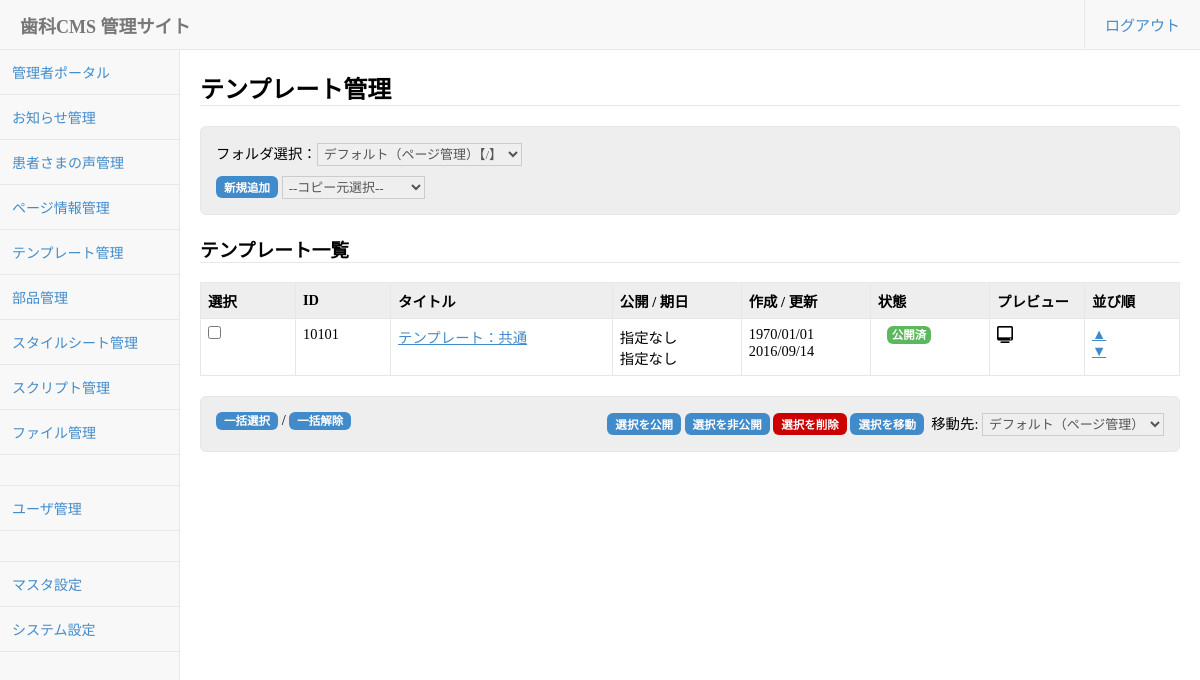
/webadmin/template_manager.php (signed in), run on the app's committed database.
### tables this page shows
CREATE TABLE `content` (
  `content_id` bigint(20) NOT NULL,
  `created` bigint(20) DEFAULT NULL,
  `updated` bigint(20) DEFAULT NULL,
  `published` bigint(20) DEFAULT NULL,
  `unpublished` bigint(20) DEFAULT NULL,
  `schedule_publish` bigint(20) DEFAULT NULL,
  `schedule_unpublish` bigint(20) DEFAULT NULL,
  `created_by` bigint(20) DEFAULT NULL,
  `updated_by` bigint(20) DEFAULT NULL,
  `published_by` bigint(20) DEFAULT NULL,
  `unpublished_by` bigint(20) DEFAULT NULL,
  `sheduled_by` bigint(20) DEFAULT NULL,
  `revision` int(11) DEFAULT NULL,
  `folder_id` bigint(20) DEFAULT NULL,
  `contentclass` varchar(20) DEFAULT NULL,
  `elementtype_id` bigint(20) DEFAULT NULL,
  `contenttype_id` bigint(20) DEFAULT NULL,
  `title` varchar(511) DEFAULT NULL,
  `url` varchar(255) DEFAULT NULL,
  `content` longtext,
  `comment` text,
  `keywords` text,
  `description` text,
  `author` text,
  `template_id` bigint(20) DEFAULT NULL,
  `media` varchar(255) DEFAULT NULL,
  `editmode` tinyint(1) NOT NULL DEFAULT '0',
  `doctype` varchar(255) DEFAULT NULL,
  `html_attr` text,
  `head_attr` text,
  `head_code` text,
  `body_attr` text,
  `title_prefix` varchar(255) NOT NULL,
  `title_suffix` varchar(255) NOT NULL,
  `stylesheet_index` text NOT NULL,
  `script_index` text NOT NULL,
  `addinfo_index` text NOT NULL,
  `element_index` text NOT NULL,
  `checkout_user_id` bigint(20) DEFAULT NULL,
  `sort_no` bigint(20) NOT NULL DEFAULT '0',
  `workflowstate_id` bigint(20) DEFAULT NULL,
  `static_mode` tinyint(1) NOT NULL DEFAULT '0',
  `php_mode` tinyint(1) NOT NULL DEFAULT '0',
  `schedule_type` tinyint(4) NOT NULL DEFAULT '0',
  `schedule_time` bigint(20) DEFAULT NULL,
  `archive_type` tinyint(4) NOT NULL DEFAULT '0',
  `archive_time` bigint(20) DEFAULT NULL,
  `device` varchar(255) NOT NULL,
  `device_index` varchar(255) NOT NULL,
  `active_flg` tinyint(1) NOT NULL DEFAULT '0'
);

### webadmin/Config/DynamicConfig.php (called while the page is built, shortened)
<?php
class DynamicConfig
{
	static function get($configname){
		if(defined("Config::".$configname)){
			return constant("Config::".$configname);
		}elseif(defined("ConfigCache::".$configname)){
			return constant("ConfigCache::".$configname);
		}else{
			$configname = strtolower($configname);
			$db = new DB();
			$sql = "SELECT value FROM config WHERE configname = ?";
			$result = $db->query($sql,array($configname),DB::FETCH);
			return $result["value"];
		}
	}
}

### webadmin/Framework/DataAccessBase.php (called while the page is built, shortened)
<?php
abstract class DataAccessBase
{
	var $tablename;
	var $db;
	protected function  __construct()
	{
		global $db_connection;
		$this->db = $db_connection;
	}
	protected function setTableName($tablename)
	{
		$this->tablename = $tablename;
	}
	public function getListByParameters($key_value = array(),$order = "",$start = 0,$num = 0)
	{
		global $debug_mode;
		try{
			$sql = "SELECT * FROM `".$this->tablename."`";
			$where_set = self::make_where($key_value);
			$sql .= $where_set['sql'];
			$param = $where_set['param'];
			$sql .= self::make_order($order);
			$stmt = $this->db->prepare($sql);
			$stmt->execute($param);
			$result = $stmt->fetchAll(PDO::FETCH_ASSOC);
			return $result;
		}catch(PDOException $e){
			$real_sql = $this->makeRealSql($sql, $param);
			Logger::error("SQLエラー テーブル：".$this->tablename."のSELECTに失敗しました。".$real_sql);
			if($debug_mode){
				throw new Exception($e->getMessage().$real_sql);
			}else{
				throw new Exception($e->getMessage());
			}
			return null;
		}
	}
	protected static function make_where($key_value){
		$counter = 0;
		$param_arr = array();
		$sql = "";
		if($key_value != null || $key_value != ""){
			foreach($key_value as $key => $value){
				if($counter != 0){
					$sql .= " AND ";
				}else{
					$sql .= " WHERE ";
				}
				if(is_numeric($key)){
					$where_key = $value[0];
					$where_value = $value[1];
					$where_like = isset($value[2]) ? $value[2] : "=";
					if(!is_array($value[1])){
						if($where_value === null){
							if($where_like == "="){
								$sql .= "`".$where_key."` IS NULL";
							}else{
								$sql .= "`".$where_key."` ".$where_like." ?";
								array_push($param_arr,$where_value);
							}
						}else{
							$sql .= "`".$where_key."` ".$where_like." ?";
							array_push($param_arr,$where_value);
						}
					}else{
						$sql .= "`".$where_key."` IN (";
						for($i=0;$i<count($value[1]);$i++){
							if($i != 0){ $sql .= ","; }
							$sql .= "?";
							array_push($param_arr,$value[1][$i]);
						}
						$sql .= ")";
					}
				}else{
					if(!is_array($value)){
						if($value === null){
							$sql .= "`".$key."` IS NULL";
						}else{
							$sql .= "`".$key."` = ?";
							array_push($param_arr,$value);
						}
					}
				}
				$counter++;
			}
		}
		$return['sql'] = $sql;
		$return['param'] = $param_arr;
		return $return;
	}
	protected static function make_order($order,$sort = "ASC"){
		$sql = "";
		if($order != "" && $order != null){
			if(is_array($order)){
				$sql .= " ORDER BY ";
				$order_counter = 0;
				foreach($order as $order_key => $order_value){
					$sql .= "`".$order_key."` ".$order_value." ";
				}
			}else{
				$sql .= " ORDER BY `".$order."` ".$sort;
			}
			return $sql;
		}
		return $sql;
	}
	public function query($sql,$param = array(),$fetch_option = 2){
		global $debug_mode;
		$result = false;
		try{
			$stmt = $this->db->prepare($sql);
			if($param == array()){
				$stmt->execute();
			}else{
				$stmt->execute($param);
			}
			if($fetch_option == DataAccessBase::FETCH_ALL){
				$result = $stmt->fetchAll(PDO::FETCH_ASSOC);
			}else if($fetch_option == DataAccessBase::FETCH) {
				$result = $stmt->fetch(PDO::FETCH_ASSOC);
			}else{
				$result = false;
			}
		}catch(PDOException $e){
			$real_sql = $this->makeRealSql($sql, $param);
			Logger::error("SQLエラー テーブル：".$this->tablename."へのクエリに失敗しました。".$real_sql);
			if($debug_mode){
				throw new Exception($e->getMessage().$real_sql);
			}else{
				throw new Exception($e->getMessage());
			}
			return false;
		}
		return $result;
	}
	private static function makeRealSql($sql,$param){
		$sql = str_replace("?","'%s'",$sql);
		$sql = vsprintf($sql,$param);
		return $sql;
	}
	private function setQueryLog($type,$sql,$param){
		$query_log = array("type" => $type,"sql" => $sql,"param" => $param,"check_sql" => self::makeRealSql($sql, $param));
	}
}
?>

### webadmin/ApplicationCommon/Session.php (called while the page is built, shortened)
<?php
class Session extends SessionBase
{
	static function get(){
		if(!isset(self::$instance)){
			self::$instance = new Session();
		}else{
		}
		return self::$instance;
	}
	protected function setConfig(){
		$this->session_cookie_lifetime = Config::SESSION_COOKIE_LIFETIME;
		$this->session_access_identcode_name = Config::SESSION_ACCESS_IDENTCODE;
	}
}

### webadmin/DataAccess/Content.php (called while the page is built, shortened)
<?php
require_once(dirname(__FILE__).'/../Framework/DataAccessBase.php');
class Content extends DataAccessBase
{
	function getContentManagementListByParameters($parameters){
		$sql = "SELECT cont.*,count(sche.content_schedule_id) as sche_cnt,pub.content_id as content_public_id,pub.updated as content_public_updated,domain.domain,domain.base_dir_path,workflow.workflowstate_name FROM content cont ";
		$sql.= "LEFT JOIN content_public pub ";
		$sql.= 		"ON  cont.content_id = pub.content_id ";
		$sql.= "LEFT JOIN content_schedule sche ";
		$sql.= 		"ON  cont.content_id = sche.content_id ";
		$sql.= "INNER JOIN folder ";
		$sql.= 		"ON  cont.folder_id = folder.folder_id ";
		$sql.= "INNER JOIN domain ";
		$sql.= 		"ON  folder.domain_id = domain.domain_id ";
		$sql.= "LEFT JOIN workflowstate workflow ON cont.workflowstate_id = workflow.workflowstate_id ";
		$sql.= 		"AND workflow.active_flg = '1' ";
		$sql.= "WHERE cont.contentclass = ? " ;
		$params[] = $parameters["contentclass"];
		if(isset($parameters["folder_id"])){
			$sql.= "AND cont.folder_id = ? " ;
			$params[] = $parameters["folder_id"];
		}
		$sql.= "GROUP BY cont.content_id ";
		$sql.= "ORDER BY cont.sort_no ASC " ;
		$result = $this->query($sql,$params);
		return $result;
	}
}

### webadmin/ApplicationCommon/Util.php (called while the page is built, shortened)
<?php
class Util extends UtilBase
{
	static function IsNullOrEmpty($param)
	{
		if($param == null || $param == "" || $param == array())
		{
			return true;
		}
		return false;
	}
}
?>

### webadmin/template_manager.php (the view, shortened to what this page needs)
<?php
require_once(dirname(__FILE__).'/CMSCommon/include.php');
require_once(dirname(__FILE__).'/DataAccess/Content.php');
$self = basename(__FILE__);
$session = Session::get();
$session->loginCheckAndRedirect("login.php",array("admin_flg" => 1));
$ope_auth_publish = $session->user["ope_auth_template_publish"];
$ope_auth_edit = $session->user["ope_auth_template_edit"];
$ope_auth_delete = $session->user["ope_auth_template_delete"];
$Content = new Content(Content::TABLE_MANAGEMENT);
$folder_id = isset($_REQUEST["folder_id"]) ? $_REQUEST["folder_id"] : 1;
$where = array();
$where["contentclass"] = "template";
$where["folder_id"] = $folder_id;
$contentList = $Content->getContentManagementListByParameters($where);
?>
<div class="search">
<?php if(Config::get("folder_use_flg") == "on"): ?>
	<?php
	$Folder = new Folder();
	$where = array();
	$where["active_flg"] = 1;
	$where["list_display_flg"] = 1;
	$order = array();
	$order["sort_no"] = "asc";
	$folderList = $Folder->getListByParameters($where,$order);
	?>
	<form id="folder_values" action="">
	フォルダ選択：<select name="folder_id" onchange="changeFolder();" style="padding:2px;">
	<?php
	$code_display = Config::get("folder_code_display_flg");
	for($i=0;$i<count($folderList);$i++){
		if($folderList[$i]["folder_id"] == $folder_id){ $selected = "selected"; }else{ $selected = ""; }
		if($code_display == "on" && $folderList[$i]["folder_code"] != ""){ $code = "【".$folderList[$i]["folder_code"]."】"; }else{ $code = ""; }
		echo '<option value="'.$folderList[$i]["folder_id"].'" '.$selected.'>'.$folderList[$i]["folder_name"].$code."</option>";
	}
	?>
	</select>
	</form>
<?php endif; ?>
<?php if($session->user["admintype"] == SPConst::ADMINTYPE_SUPERVISOR || $session->user["ope_auth_template_add"]): ?>
	<form action = "" id="control_values" style="margin-top: 10px;">
	<input type="button" class="btn btn_small" value="新規追加" id="action_new" />
	<?php if(Config::get("content_new_mode") != "" && Config::get("content_new_mode") != "normal"): ?>
		<select name="copy_content_id" style="padding:2px;">
		<?php if(Config::get("content_new_mode") == "multi"): ?>
			<option value="">--コピー元選択--</option>
		<?php endif; ?>
		</select>
	<?php endif; ?>
	</form>
<?php endif; ?>
</div>
<h3>テンプレート一覧</h3>
<form action = "" id="content_values" style="margin-top: 10px;">
<table class="list">
<tr>
    <th class="w80">選択</th>
	<th class="w80">ID</th>
	<th>タイトル</th>
	<th>公開 / 期日</th>
	<th>作成 / 更新</th>
	<th>状態</th>
	<th class="w80">プレビュー</th>
	<th class="w80">並び順</th>
</tr>
<?php
for($i=0;$i < count($contentList);$i++){
	echo '<tr>'."\n";
	echo '<td><input type="checkbox" name="content_id[]" class="list_checkbox" value="'.$contentList[$i]["content_id"].'" ></td>'."\n";
	echo '<td>'.$contentList[$i]["content_id"].'</td>'."\n";
	echo '<td><a href="content_edit.php?contentclass='.$contentList[$i]["contentclass"].'&mode=edit&content_id='.$contentList[$i]["content_id"].'&folder_id=1&close_url='.$self.'">'.htmlspecialchars($contentList[$i]["title"]).'</a><br>'."\n";
	echo '</td>'."\n";
	if(Util::IsNullOrEmpty($contentList[$i]["schedule_publish"])){
		echo '<td>指定なし<br>'."\n";
	}else{
		echo '<td>'.date("Y/m/d",$contentList[$i]["schedule_publish"]).'<br>'."\n";
	}
	if(Util::IsNullOrEmpty($contentList[$i]["schedule_unpublish"])){
		echo '指定なし</td>'."\n";
	}else{
		echo date("Y/m/d",$contentList[$i]["schedule_unpublish"]).'</td>'."\n";
	}
	echo '<td>'.date("Y/m/d",$contentList[$i]["created"]).'<br>'."\n";
	echo date("Y/m/d",$contentList[$i]["updated"]).'</td>'."\n";
	echo '<td>'.ContentCommon::getContentStatusHTML($contentList[$i])."</td>\n";
	echo '<td>';
	echo '<a href="http://'.$contentList[$i]["domain"].'/'.$contentList[$i]["base_dir_path"].$contentList[$i]["url"].'" target="_blank"><img src="img/screen_icon.png"></a>';
	echo '</td>';
	echo '<td>';
	echo '<a href="'.$self.'?content_id='.$contentList[$i]["content_id"].'&action=sort&sort=up">▲</a>';
	echo '<br>';
	echo '<a href="'.$self.'?content_id='.$contentList[$i]["content_id"].'&action=sort&sort=down">▼</a>';
	echo '</td>';
	echo '</tr>'."\n";
}
?>
</table>
<div class="search">
<div class="content_left">
<a class="btn btn_small" href="#" onclick="list_check_all('list_checkbox'); return false;">一括選択</a> / <a class="btn btn_small" href="#" onclick="list_clear_all('list_checkbox'); return false;">一括解除</a>
</div>
<div class="content_right">
<?php if(!$ope_auth_publish){ $disabled = "disabled"; }else{ $disabled = "";}?>
<input class="btn btn_small" type="button" value="選択を公開" onclick="action_publish_multiple('content_values'); return false;" <?php echo $disabled; ?>>
<?php if(!$ope_auth_publish){ $disabled = "disabled"; }else{ $disabled = "";}?>
<input class="btn btn_small" type="button" value="選択を非公開" onclick="action_unpublish_multiple('content_values'); return false;" <?php echo $disabled; ?>>
<?php if(!$ope_auth_delete){ $disabled = "disabled"; }else{ $disabled = "";}?>
<input class="btn red btn_small" type="button" value="選択を削除" onclick="action_delete_multiple('content_values'); return false;" <?php echo $disabled; ?>>
<?php if(Config::get("folder_use_flg") == "on"): ?>
	<?php if(!$ope_auth_edit){ $disabled = "disabled"; }else{ $disabled = "";}?>
	<input class="btn btn_small" type="button" value="選択を移動" onclick="action_move_multiple('content_values'); return false;" <?php echo $disabled; ?>>
	&nbsp;移動先:
	<select name="folder_id" style="padding:2px;">
	<?php
	for($i=0;$i<count($folderList);$i++){
		if($folderList[$i]["folder_id"] == $folder_id){ $selected = "selected"; }else{ $selected = ""; }
		echo '<option value="'.$folderList[$i]["folder_id"].'" '.$selected.'>'.$folderList[$i]["folder_name"]."</option>";
	}
	?>
	</select>
<?php endif; ?>
</div>
</div>
</form>

### webadmin/CMSCommon/ContentCommon.php (shortened to what this page needs)
<?php
require_once(dirname(__FILE__).'/../ApplicationCommon/Util.php');
require_once(dirname(__FILE__).'/../DataAccess/Content.php');
class ContentCommon{
	static function getContentStatusHTML($contentData){
		$str = "";
		if($contentData["content_public_id"] != NULL){
			if($contentData["content_public_updated"] == $contentData["updated"]){
				if($contentData["schedule_publish"] != null && $contentData["schedule_publish"] > time()){
					$str.= '<span class="mark info">公開予定</span>';
				}else if($contentData["schedule_unpublish"] != null && $contentData["schedule_unpublish"] < time()){
					$str.= '<span class="mark red">公開終了</span>';
				}else{
					$str.= '<span class="mark green">公開済</span>';
				}
			}else{
				$str.= '<span class="mark orange">編集中</span>';
			}
		}else{
			$str.= '<span class="mark red">非公開</span>';
		}
		return $str;
	}
}

### data on the page
content: content_id "10101", title "テンプレート：共通", shows "指定なし", created "1970/01/01", updated "2016/09/14", shows "公開済"

### other printed values
$this->title "テンプレート管理"
Config::get("addon_module".$i."_name") "お知らせ管理"
Config::get("addon_module".$i."_name") "患者さまの声管理"
form field folder_id "デフォルト（ページ管理）【/】"
form field folder_id "デフォルト（ページ管理）"
